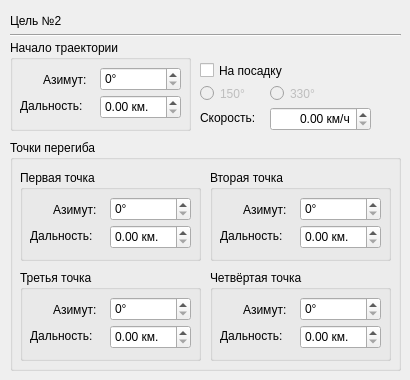
     <widget class="QWidget" name="Target2">
      <widget class="QCheckBox" name="TargetGoHome_2">
       <property name="geometry">
        <rect>
         <x>200</x>
         <y>60</y>
         <width>91</width>
         <height>21</height>
        </rect>
       </property>
       <property name="text">
        <string>На посадку</string>
       </property>
      </widget>
      <widget class="Line" name="line_2">
       <property name="geometry">
        <rect>
         <x>10</x>
         <y>27</y>
         <width>391</width>
         <height>16</height>
        </rect>
       </property>
       <property name="orientation">
        <enum>Qt::Horizontal</enum>
       </property>
      </widget>
      <widget class="QGroupBox" name="TargetStart_2">
       <property name="geometry">
        <rect>
         <x>10</x>
         <y>40</y>
         <width>181</width>
         <height>91</height>
        </rect>
       </property>
       <property name="title">
        <string>Начало траектории</string>
       </property>
       <widget class="QLabel" name="LabelTargetAzimuthStart_2">
        <property name="geometry">
         <rect>
          <x>33</x>
          <y>32</y>
          <width>57</width>
          <height>15</height>
         </rect>
        </property>
        <property name="text">
         <string>Азимут:</string>
        </property>
       </widget>
       <widget class="QSpinBox" name="TargetAzimuthStart_2">
        <property name="geometry">
         <rect>
          <x>90</x>
          <y>27</y>
          <width>81</width>
          <height>24</height>
         </rect>
        </property>
        <property name="suffix">
         <string>°</string>
        </property>
       </widget>
       <widget class="QLabel" name="LabelTargetRangeStart_2">
        <property name="geometry">
         <rect>
          <x>10</x>
          <y>58</y>
          <width>71</width>
          <height>16</height>
         </rect>
        </property>
        <property name="text">
         <string>Дальность:</string>
        </property>
       </widget>
       <widget class="QDoubleSpinBox" name="TargetRangeStart_2">
        <property name="geometry">
         <rect>
          <x>90</x>
          <y>55</y>
          <width>81</width>
          <height>24</height>
         </rect>
        </property>
        <property name="suffix">
         <string> км.</string>
        </property>
       </widget>
      </widget>
      <widget class="QGroupBox" name="TargetExtremums_2">
       <property name="geometry">
        <rect>
         <x>10</x>
         <y>140</y>
         <width>391</width>
         <height>231</height>
        </rect>
       </property>
       <property name="title">
        <string>Точки перегиба</string>
       </property>
       <widget class="QGroupBox" name="TargetExtremumFirst_2">
        <property name="geometry">
         <rect>
          <x>10</x>
          <y>30</y>
          <width>181</width>
          <height>91</height>
         </rect>
        </property>
        <property name="title">
         <string>Первая точка</string>
        </property>
        <widget class="QLabel" name="LabelTargetAzimuthFinish_5">
         <property name="geometry">
          <rect>
           <x>33</x>
           <y>32</y>
           <width>57</width>
           <height>15</height>
          </rect>
         </property>
         <property name="text">
          <string>Азимут:</string>
         </property>
        </widget>
        <widget class="QSpinBox" name="TargetAzimuthExtremumFirst_2">
         <property name="geometry">
          <rect>
           <x>90</x>
           <y>27</y>
           <width>81</width>
           <height>24</height>
          </rect>
         </property>
         <property name="suffix">
          <string>°</string>
         </property>
        </widget>
        <widget class="QLabel" name="LabelTargetRangeFinish_5">
         <property name="geometry">
          <rect>
           <x>10</x>
           <y>58</y>
           <width>71</width>
           <height>16</height>
          </rect>
         </property>
         <property name="text">
          <string>Дальность:</string>
         </property>
        </widget>
        <widget class="QDoubleSpinBox" name="TargetRangeExtremumFirst_2">
         <property name="geometry">
          <rect>
           <x>90</x>
           <y>55</y>
           <width>81</width>
           <height>24</height>
          </rect>
         </property>
         <property name="suffix">
          <string> км.</string>
         </property>
        </widget>
       </widget>
       <widget class="QGroupBox" name="TargetExtremumSecond_2">
        <property name="geometry">
         <rect>
          <x>200</x>
          <y>30</y>
          <width>181</width>
          <height>91</height>
         </rect>
        </property>
        <property name="title">
         <string>Вторая точка</string>
        </property>
        <widget class="QLabel" name="LabelTargetAzimuthFinish_6">
         <property name="geometry">
          <rect>
           <x>33</x>
           <y>32</y>
           <width>57</width>
           <height>15</height>
          </rect>
         </property>
         <property name="text">
          <string>Азимут:</string>
         </property>
        </widget>
        <widget class="QSpinBox" name="TargetAzimuthExtremumSecond_2">
         <property name="geometry">
          <rect>
           <x>90</x>
           <y>27</y>
           <width>81</width>
           <height>24</height>
          </rect>
         </property>
         <property name="suffix">
          <string>°</string>
         </property>
        </widget>
        <widget class="QLabel" name="LabelTargetRangeFinish_6">
         <property name="geometry">
          <rect>
           <x>10</x>
           <y>58</y>
           <width>71</width>
           <height>16</height>
          </rect>
         </property>
         <property name="text">
          <string>Дальность:</string>
         </property>
        </widget>
        <widget class="QDoubleSpinBox" name="TargetRangeExtremumSecond_2">
         <property name="geometry">
          <rect>
           <x>90</x>
           <y>55</y>
           <width>81</width>
           <height>24</height>
          </rect>
         </property>
         <property name="suffix">
          <string> км.</string>
         </property>
        </widget>
       </widget>
       <widget class="QGroupBox" name="TargetExtremumThird_2">
        <property name="geometry">
         <rect>
          <x>10</x>
          <y>130</y>
          <width>181</width>
          <height>91</height>
         </rect>
        </property>
        <property name="title">
         <string>Третья точка</string>
        </property>
        <widget class="QLabel" name="LabelTargetAzimuthFinish_7">
         <property name="geometry">
          <rect>
           <x>33</x>
           <y>32</y>
           <width>57</width>
           <height>15</height>
          </rect>
         </property>
         <property name="text">
          <string>Азимут:</string>
         </property>
        </widget>
        <widget class="QSpinBox" name="TargetAzimuthExtremumThird_2">
         <property name="geometry">
          <rect>
           <x>90</x>
           <y>27</y>
           <width>81</width>
           <height>24</height>
          </rect>
         </property>
         <property name="suffix">
          <string>°</string>
         </property>
        </widget>
        <widget class="QLabel" name="LabelTargetRangeFinish_7">
         <property name="geometry">
          <rect>
           <x>10</x>
           <y>58</y>
           <width>71</width>
           <height>16</height>
          </rect>
         </property>
         <property name="text">
          <string>Дальность:</string>
         </property>
        </widget>
        <widget class="QDoubleSpinBox" name="TargetRangeExtremumThird_2">
         <property name="geometry">
          <rect>
           <x>90</x>
           <y>55</y>
           <width>81</width>
           <height>24</height>
          </rect>
         </property>
         <property name="suffix">
          <string> км.</string>
         </property>
        </widget>
       </widget>
       <widget class="QGroupBox" name="TargetExtremumFourth_2">
        <property name="geometry">
         <rect>
          <x>200</x>
          <y>130</y>
          <width>181</width>
          <height>91</height>
         </rect>
        </property>
        <property name="title">
         <string>Четвёртая точка</string>
        </property>
        <widget class="QLabel" name="LabelTargetAzimuthFinish_8">
         <property name="geometry">
          <rect>
           <x>33</x>
           <y>32</y>
           <width>57</width>
           <height>15</height>
          </rect>
         </property>
         <property name="text">
          <string>Азимут:</string>
         </property>
        </widget>
        <widget class="QSpinBox" name="TargetAzimuthExtremumFourth_2">
         <property name="geometry">
          <rect>
           <x>90</x>
           <y>27</y>
           <width>81</width>
           <height>24</height>
          </rect>
         </property>
         <property name="suffix">
          <string>°</string>
         </property>
        </widget>
        <widget class="QLabel" name="LabelTargetRangeFinish_8">
         <property name="geometry">
          <rect>
           <x>10</x>
           <y>58</y>
           <width>71</width>
           <height>16</height>
          </rect>
         </property>
         <property name="text">
          <string>Дальность:</string>
         </property>
        </widget>
        <widget class="QDoubleSpinBox" name="TargetRangeExtremumFourth_2">
         <property name="geometry">
          <rect>
           <x>90</x>
           <y>55</y>
           <width>81</width>
           <height>24</height>
          </rect>
         </property>
         <property name="suffix">
          <string> км.</string>
         </property>
        </widget>
       </widget>
      </widget>
      <widget class="QLabel" name="label_2">
       <property name="geometry">
        <rect>
         <x>10</x>
         <y>10</y>
         <width>91</width>
         <height>21</height>
        </rect>
       </property>
       <property name="text">
        <string>Цель №2</string>
       </property>
      </widget>
      <widget class="QDoubleSpinBox" name="TargetSpeed_2">
       <property name="geometry">
        <rect>
         <x>270</x>
         <y>107</y>
         <width>101</width>
         <height>24</height>
        </rect>
       </property>
       <property name="alignment">
        <set>Qt::AlignRight|Qt::AlignTrailing|Qt::AlignVCenter</set>
       </property>
       <property name="suffix">
        <string> км/ч</string>
       </property>
      </widget>
      <widget class="QLabel" name="LabelSpeedTarget_2">
       <property name="geometry">
        <rect>
         <x>200</x>
         <y>110</y>
         <width>71</width>
         <height>16</height>
        </rect>
       </property>
       <property name="text">
        <string>Скорость:</string>
       </property>
      </widget>
      <widget class="QRadioButton" name="TargetGoHome330_2">
       <property name="enabled">
        <bool>false</bool>
       </property>
       <property name="geometry">
        <rect>
         <x>270</x>
         <y>83</y>
         <width>51</width>
         <height>21</height>
        </rect>
       </property>
       <property name="text">
        <string>330°</string>
       </property>
      </widget>
      <widget class="QRadioButton" name="TargetGoHome150_2">
       <property name="enabled">
        <bool>false</bool>
       </property>
       <property name="geometry">
        <rect>
         <x>200</x>
         <y>83</y>
         <width>51</width>
         <height>21</height>
        </rect>
       </property>
       <property name="text">
        <string>150°</string>
       </property>
      </widget>
     </widget>
